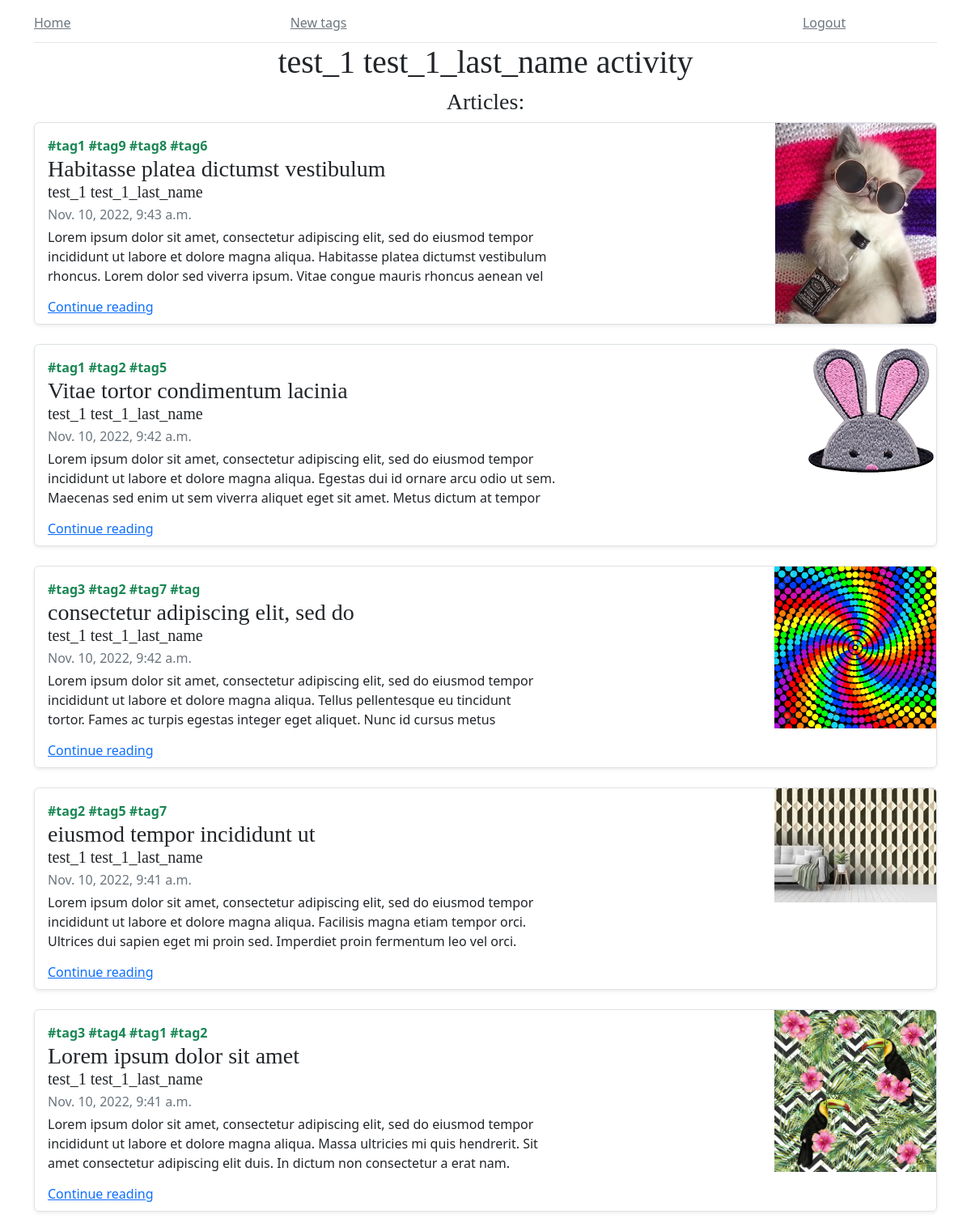
The page /profile/2 on the database its author committed.
### main/models.py (models this page shows, shortened)
class Article(models.Model):
    title = models.CharField(max_length = 100)
    author = models.ForeignKey(User, on_delete= models.CASCADE)
    text = models.TextField()
    tags = TaggableManager()
    created = models.DateTimeField(auto_now_add = True)
    img = models.ImageField(upload_to='images/', blank=True, null=True)
    video = EmbedVideoField(blank=True, null=True)

### main/views.py (the view)
# urls.py: path('profile/<int:id>', views.profile),
def profile(request,id):
    user = User.objects.get(id=id)
    articles = Article.objects.filter(author=user).order_by('-created')
    comments = Comment.objects.filter(author=user).order_by('-created')
    context = {
        'id':id,
        'user':user,
        'articles': articles,
        'comments': comments,
    }
    return render(request, 'profile.html', context)

### main/templates/profile.html (shortened to what this page needs)
{% extends 'base.html' %}
{% block content %}
<h1 style="text-align:center;">{%if user == request.user %}My {% else %} {{user.first_name}} {{user.last_name}} {%endif%}activity</h1>
{% if articles %}
<h3 style="text-align:center;">Articles:</h3>
    <main class="container">
        {% for article in articles%}
        <div class="row g-0 border rounded overflow-hidden flex-md-row mb-4 shadow-sm h-md-250 position-relative">
            <div class="col p-3 d-flex flex-column position-static">
            <strong class="d-inline-block mb-10 text-success">{% for tag in article.tags.all %}#{{ tag }} {% endfor %}</strong>
            <h3 class="mb-0">{{article.title}}</h3>
            <h5 class="mb-1">{{article.author.first_name}} {{article.author.last_name}}</h5>
            <div class="mb-1 text-muted">{{article.created}}</div>
            <p class="cut_text">{{article.text}}</p>
            <a href='/article/{{article.id}}' class="stretched-link">Continue reading</a>
            </div>
            <div class="col-auto d-none d-lg-block">
            {% if article.img%}
                <img id="home_img" src="{{ article.img.url}}">
            {% endif %}
            </div>
        </div>
        {% endfor %}
    </main>
{%endif%}
{% endblock %}

### main/static/styles.css (style rules this page uses)
h1, h2, h3, h4, h5, h6 { font-family: "Playfair Display", Georgia, "Times New Roman", serif; }
@media (min-width: 768px) { .h-md-250 { height: 250px; } }
.cut_text { overflow: hidden; white-space: wrap; text-overflow: ellipsis; width:70%; height:70px; padding-bottom: 0px; }
#home_img { height: auto; width: auto; max-width: 200px; max-height: 250px; }

### rows shown on the page
Article: title "Habitasse platea dictumst vestibulum", author.first_name "test_1", author.last_name "test_1_last_name", created "Nov. 10, 2022, 9:43 a.m.", text "Lorem ipsum dolor sit amet, consectetur adipiscing elit, sed do eiusmod tempor incididunt ut labore et dolore magna aliqua. Habitasse platea dictumst vestibulum rhoncus. Lorem dolor sed viverra ipsum. Vitae congue mauris rhoncus aenean vel…", img (picture)
Tag: name "tag1"
Tag: name "tag9"
Tag: name "tag8"
Tag: name "tag6"
Article: title "Vitae tortor condimentum lacinia", author.first_name "test_1", author.last_name "test_1_last_name", created "Nov. 10, 2022, 9:42 a.m.", text "Lorem ipsum dolor sit amet, consectetur adipiscing elit, sed do eiusmod tempor incididunt ut labore et dolore magna aliqua. Egestas dui id ornare arcu odio ut sem. Maecenas sed enim ut sem viverra aliquet eget sit amet. Metus dictum at tempor…", img (picture)
Tag: name "tag2"
Tag: name "tag5"
Article: title "consectetur adipiscing elit, sed do", author.first_name "test_1", author.last_name "test_1_last_name", created "Nov. 10, 2022, 9:42 a.m.", text "Lorem ipsum dolor sit amet, consectetur adipiscing elit, sed do eiusmod tempor incididunt ut labore et dolore magna aliqua. Tellus pellentesque eu tincidunt tortor. Fames ac turpis egestas integer eget aliquet. Nunc id cursus metus…", img (picture)
Tag: name "tag3"
Tag: name "tag7"
Tag: name "tag"
Article: title "eiusmod tempor incididunt ut", author.first_name "test_1", author.last_name "test_1_last_name", created "Nov. 10, 2022, 9:41 a.m.", text "Lorem ipsum dolor sit amet, consectetur adipiscing elit, sed do eiusmod tempor incididunt ut labore et dolore magna aliqua. Facilisis magna etiam tempor orci. Ultrices dui sapien eget mi proin sed. Imperdiet proin fermentum leo vel orci.…", img (picture)
Article: title "Lorem ipsum dolor sit amet", author.first_name "test_1", author.last_name "test_1_last_name", created "Nov. 10, 2022, 9:41 a.m.", text "Lorem ipsum dolor sit amet, consectetur adipiscing elit, sed do eiusmod tempor incididunt ut labore et dolore magna aliqua. Massa ultricies mi quis hendrerit. Sit amet consectetur adipiscing elit duis. In dictum non consectetur a erat nam.…", img (picture)
Tag: name "tag4"

### other values the page prints
{{ user.first_name }} "test_1"
{{ user.last_name }} "test_1_last_name"
